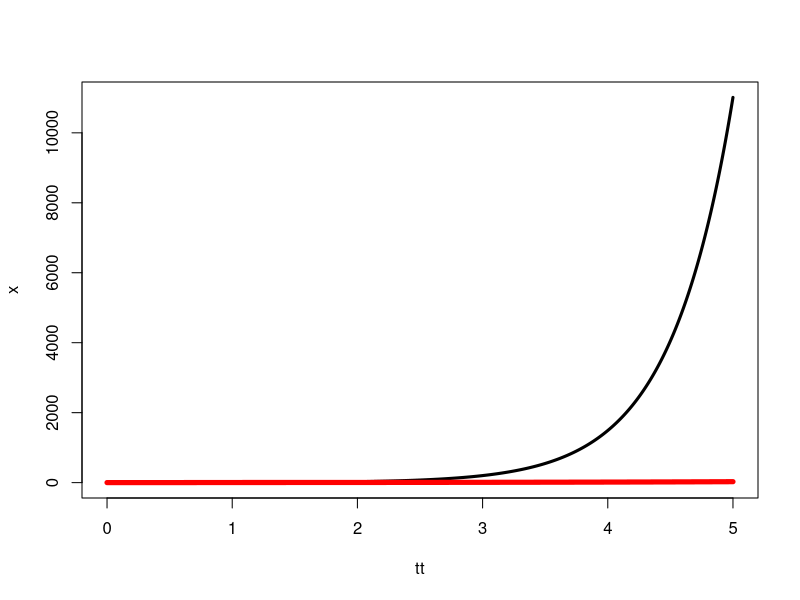

Generate this figure with R:
Integral0 <- function(n = 0, del1=0, x1=0){
  xx = matrix(rep(0,2*n), nrow=2)
  xx[,1] = x1

  A = matrix(c(0,1,4,0), ncol=2)

  for (i in 2:n){
    x0 = t[i-1]
    x2 = x1 + del1* (A %*% x1 + c(2,0))
    x1 = x2
    xx[,i] = x1
  }
  ret = xx
}

Integral2 <- function(n = 0, del1=0, x1=0 , fun=0){
  xx = matrix(rep(0,2*n), nrow=2)
  xx[,1] = x1

  for (i in 2:n){
    ff = fun[,i-1]
    x2 = x1 + del1* ff
    x1 = x2
    xx[,i] = x1
  }
  ret = xx
}


x1 = 0
x2 = 1
n = 500
t = seq(x1, x2,length.out = n)

n = length(t)

del1 = t[2] - t[1]

print(del1)

tt = t
fun = Integral0(n, del1, c(-1,1))
xx = fun

for (i in 1:4){
  fun = Integral2(n, del1, fun[,n], fun)
  t = x2+t
  tt = c(tt, t)  
  xx = cbind(xx, fun)
}

print(dim(xx))

x = exp(-2*tt) + exp(2*tt)/2 - 1/2
plot(tt, x, type='l', lwd=3)
points(tt, xx[2,], type='l', col='red', lwd=5)






